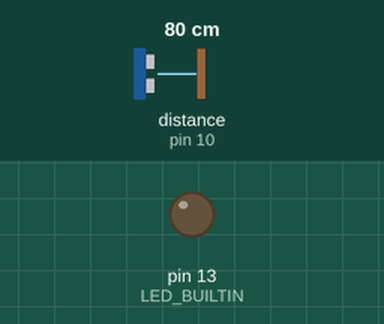
Bench run of a sketch on a simulated Arduino Uno, built with avr-gcc and run on an emulated ATmega328P. On the bench: output pins drawn as LEDs (lit = HIGH). Wiring (inferred from the names in the program): ultrasonic range finder: trigger pin 9; echo pin 10. The inputs (shaded band) are chosen by the test bench; at power-on: distance to the obstacle (sensor on pin 10) 80 cm. The echo pulse lasts 58.3 µs per cm; pins used as bus, display or sensor lines are not drawn.

Above: at 1.2 s.
1.3 s: distance to the obstacle (sensor on pin 10) set to 54 cm
2.8 s: distance to the obstacle (sensor on pin 10) set to 47 cm
At 3.6 s:
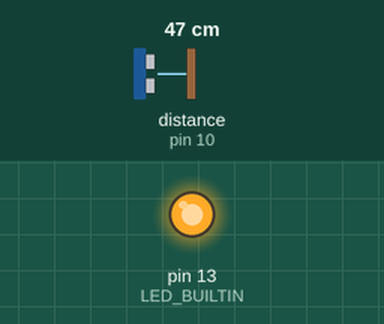
4.3 s: distance to the obstacle (sensor on pin 10) set to 60 cm
At 5.3 s:
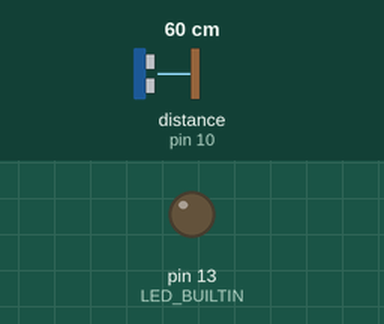
5.8 s: distance to the obstacle (sensor on pin 10) set to 2 cm
At 7.1 s:
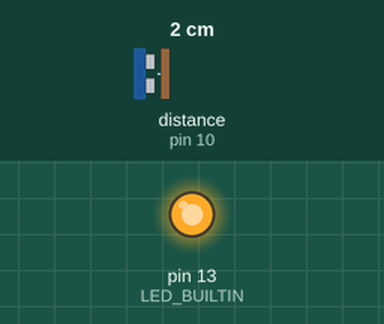
Timing chart, 0 to 8.3 s (numbered marks = the images above; inputs shaded):
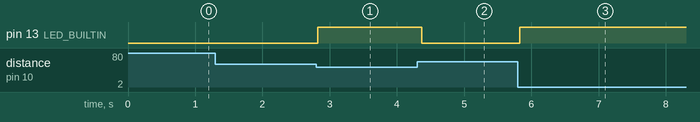

The sketch:

sketch_jun30b.ino
```cpp
/*
 * HC-SR04 example sketch
 *
 * https://create.arduino.cc/projecthub/Isaac100/getting-started-with-the-hc-sr04-ultrasonic-sensor-036380
 *
 * by Isaac100
 */

const int trigPin = 9;
const int echoPin = 10;

float duration, distance;

void setup() {
  pinMode(trigPin, OUTPUT);
  pinMode(echoPin, INPUT);
  pinMode(LED_BUILTIN, OUTPUT);
  Serial.begin(9600);
}

void loop() {
  digitalWrite(trigPin, LOW);
  delayMicroseconds(2);
  digitalWrite(trigPin, HIGH);
  delayMicroseconds(10);
  digitalWrite(trigPin, LOW);

  duration = pulseIn(echoPin, HIGH);
  distance = (duration*.0343)/2;
  if (distance < 50) {
    digitalWrite(LED_BUILTIN, HIGH);
  }else {
    digitalWrite(LED_BUILTIN, LOW);
  }


  delay(100);
}
```

Measured:
- the behaviour switches between 51 and 50 cm on distance to the obstacle (sensor on pin 10) (found by bisection; images 0 and 1)
- after the input at 1.3 s, every drawn part: stays the same
- after the input at 2.8 s, pin 13 (LED_BUILTIN): LOW → HIGH at once
- after the input at 4.3 s, pin 13 (LED_BUILTIN): HIGH → LOW after 0.07 s
- after the input at 5.8 s, pin 13 (LED_BUILTIN): LOW → HIGH at once
